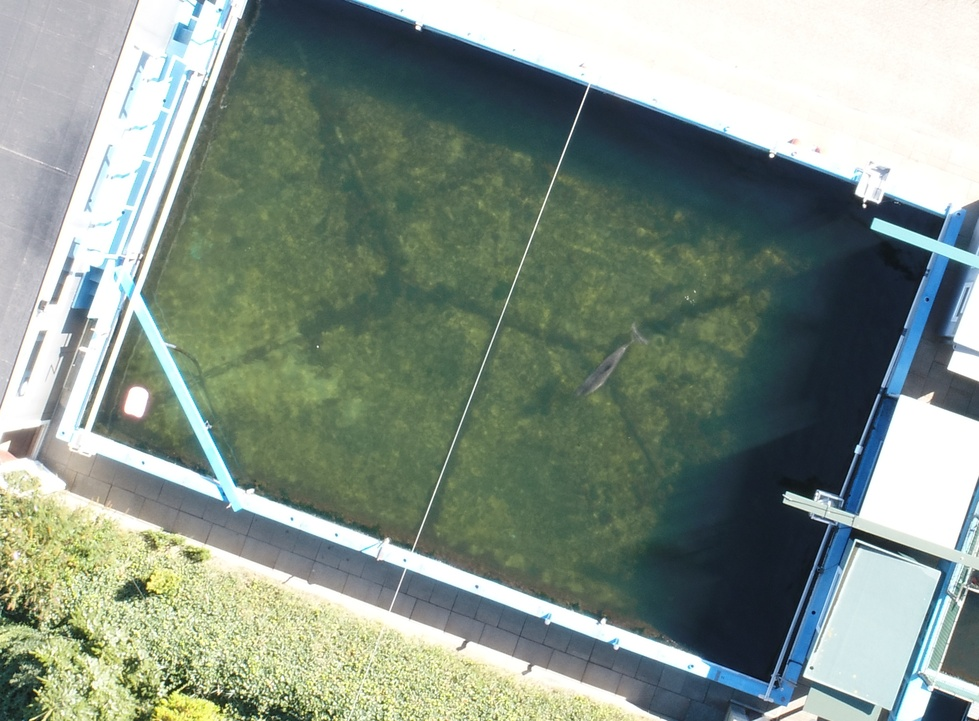
#> input picture testbasin.jpg, 979 x 721 px, shrunk from 2096 x 1544 before the run
$ jupyter execute TEST.ipynb   (shell and % lines are left out)
#> lines starting #> are read from the running program, lines starting #| are printed output that depends on the picture
[cell 1]
#%pylab notebook
# draggable rectangle with the animation blit techniques; see
# http://www.scipy.org/Cookbook/Matplotlib/Animations

import matplotlib

import numpy as np

import csv

import matplotlib.image as mpimg
import matplotlib.patches as patches

from matplotlib.widgets import Button,Slider
import matplotlib.pyplot as plt


from skimage import data, img_as_float
from skimage import exposure
from skimage import feature
from skimage import color
from skimage.morphology import disk
from skimage.filters import rank
from skimage.util import img_as_ubyte


class DraggablePoint:
    lock = None #only one can be animated at a time
    def __init__(self, point):
        self.point = point
        self.press = None
        self.background = None

    def connect(self):
        'connect to all the events we need'
        self.cidpress = self.point.figure.canvas.mpl_connect('button_press_event', self.on_press)
        self.cidrelease = self.point.figure.canvas.mpl_connect('button_release_event', self.on_release)
        self.cidmotion = self.point.figure.canvas.mpl_connect('motion_notify_event', self.on_motion)

    # [63 lines left out: functions on_press, on_motion, on_release, disconnect, not called in this run]

class button_callback(object):
    'routines for button/slider callbacks'
    #save marker data to csv
    # [8 lines left out: function save, not called in this run]

    def full(self, event):
        #plt.axis([origdims[0],origdims[0]+origdims[2],origdims[1],origdims[1]+origdims[3]])
        ax.autoscale(True)

    # [10 lines left out: function center, not called in this run]

filename='testbasin.jpg'
#filename=('porpoise.jpg')
#filename=('DJI_0100.JPG')
img = mpimg.imread(filename)
#> img is the input picture: shape (721, 979, 3); mean R, G, B 133.3, 147.1, 135.9


filecsv=filename.split('.')[0]+ '.csv'

#start building the plot
fig = plt.figure(figsize=[ 6,6])
ax = fig.add_subplot(111)
ax.set_aspect('equal')

# Show the image
ax.imshow(img, cmap='gray' )
origdims=ax.viewLim.bounds

#setup the default circles3\

circles = [patches.Circle((120,10), 10, ec='r', fc='none', alpha=1, lw=2, ls='solid', label='F' ),
           patches.Circle((120,30), 10, ec='white', fc='none', alpha=1, lw=2, ls='solid', label='M'),
           patches.Circle((120,50), 10, ec='lightgreen', fc='none', alpha=1, lw=2, ls='solid', label='T'),
           patches.Circle((120,70), 10, ec='yellow', fc='none', alpha=1, lw=2, ls='solid', label='S'),
           patches.Circle((120,90), 10, ec='yellow', fc='none', alpha=1, lw=2, ls='solid', label='S')
           ]

#routine
# [5 lines left out: function circlelength, not called in this run]

#setup draggable points list
drs = []
for circ in circles:
      ax.add_patch(circ)
      dr = DraggablePoint(circ)
      dr.connect()
      drs.append(dr)

#check if a file with markers was saved before
try:
 with open(filecsv) as csv_file:
    csv_reader = csv.reader(csv_file)
    #reader = csv.reader(infile)
    next(csv_reader, None)  # skip the headers
    xmin=10000
    xmax=-1
    ymin=10000
    ymax=-1
    for circ in circles:
        csvdata=next(csv_reader,None)
        csv_x=float(csvdata[0])
        csv_y=float(csvdata[1])
        circ.center=float(csv_x), float(csv_y)
        if float(csv_x)>xmax:
            xmax=csv_x
        if float(csv_y)>ymax:
            ymax=csv_y
        if float(csv_x)<xmin:
            xmin=csv_x
        if float(csv_y)<ymin:
            ymin=csv_y
    #zoom to last selected
    plt.axis([xmin*0.9,xmax*1.1,ymax*1.1,ymin*0.9])

except:
 print('no markers found')


#GUI
#button definitions
callback = button_callback()

Fullax = plt.axes([0.1, 0.90, 0.1, 0.075])
bFull = Button(Fullax, 'Full')
bFull.on_clicked(callback.full)

Centax = plt.axes([0.2, 0.90, 0.1, 0.075])
bCent = Button(Centax, 'Center')
bCent.on_clicked(callback.center)

Saveax = plt.axes([0.3, 0.90, 0.1, 0.075])
bSave = Button(Saveax, 'Save')
bSave.on_clicked(callback.save)

#axfreq = plt.axes([0.5, 0.90, 0.4, 0.05])
#sfreq = Slider(axfreq, 'contrast', 0, 0.2, valinit=0, valstep=0.001 )
#sfreq.on_changed(reloadimage)

leg = ax.legend(framealpha=0.2, facecolor='white')
plt.setp(leg.get_texts(), color='w')
plt.show()
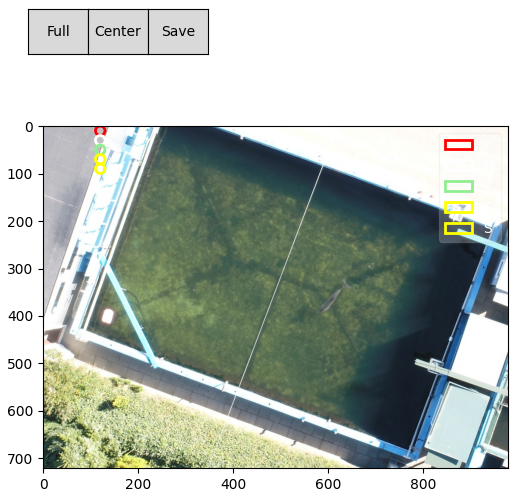
#> figure drawn by matplotlib, 1 panel
